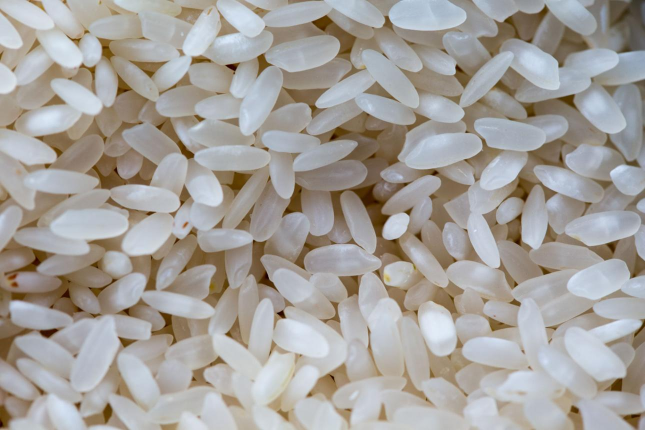
#> input picture p7IBi8MES2iZj9RHzJe2ltJRiC-K1BgLNTz7I4gWqiby4KmhDNo0NLq7uRB8RFCGdCBzK1jNed0HNiOm6QAEqWe3Aqq3zFS_xQD5Fbgoi7MYTtzRIuOX-lVxvi27rPVOoLVTWmK8AAGW1VSRgTUFfPWeRYzVaoz2ahTVbn9Hr_X9VkDyblfHcHMehcQOP9Nu.jpg, 1290 x 860 px (shown at 1/2 size)
$ python -i image_processing.py   (imports and definitions only)
#> lines starting #> are read from the running program, lines starting #| are printed output that depends on the picture
import cv2
import numpy as np

def preprocess_image(image_path):
    # Read image
    image = cv2.imread(image_path)
#> image is the input picture: shape (860, 1290, 3); mean B, G, R 155.8, 160.8, 165.1

    # Resize image
    image = cv2.resize(image, (224, 224))
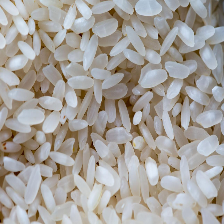
#> image: shape (224, 224, 3); mean B, G, R 155.7, 160.6, 165

    # Save original resized image
    original = image.copy()

    # Convert to grayscale
    gray = cv2.cvtColor(image, cv2.COLOR_BGR2GRAY)
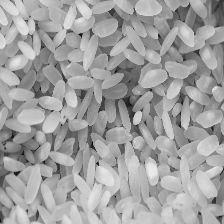
#> gray: shape (224, 224); min 10, max 235, mean 161.4

    # Remove noise
    blur = cv2.GaussianBlur(gray, (5, 5), 0)
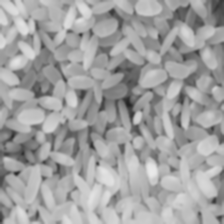
#> blur: shape (224, 224); min 34, max 233, mean 161.4

    # Edge Detection
    edges = cv2.Canny(blur, 50, 150)
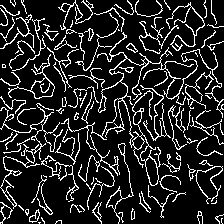
#> edges: shape (224, 224); 14.9% white in thin lines or dots

    # Convert back to RGB for CNN
    processed = cv2.cvtColor(blur, cv2.COLOR_GRAY2RGB)

    # Normalize
    processed = processed.astype("float32") / 255.0

    return processed, original, gray, blur, edges

>>> result = preprocess_image('../p7IBi8MES2iZj9RHzJe2ltJRiC-K1BgLNTz7I4gWqiby4KmhDNo0NLq7uRB8RFCGdCBzK1jNed0HNiOm6QAEqWe3Aqq3zFS_xQD5Fbgoi7MYTtzRIuOX-lVxvi27rPVOoLVTWmK8AAGW1VSRgTUFfPWeRYzVaoz2ahTVbn9Hr_X9VkDyblfHcHMehcQOP9Nu.jpg')
#> result = 5 items
